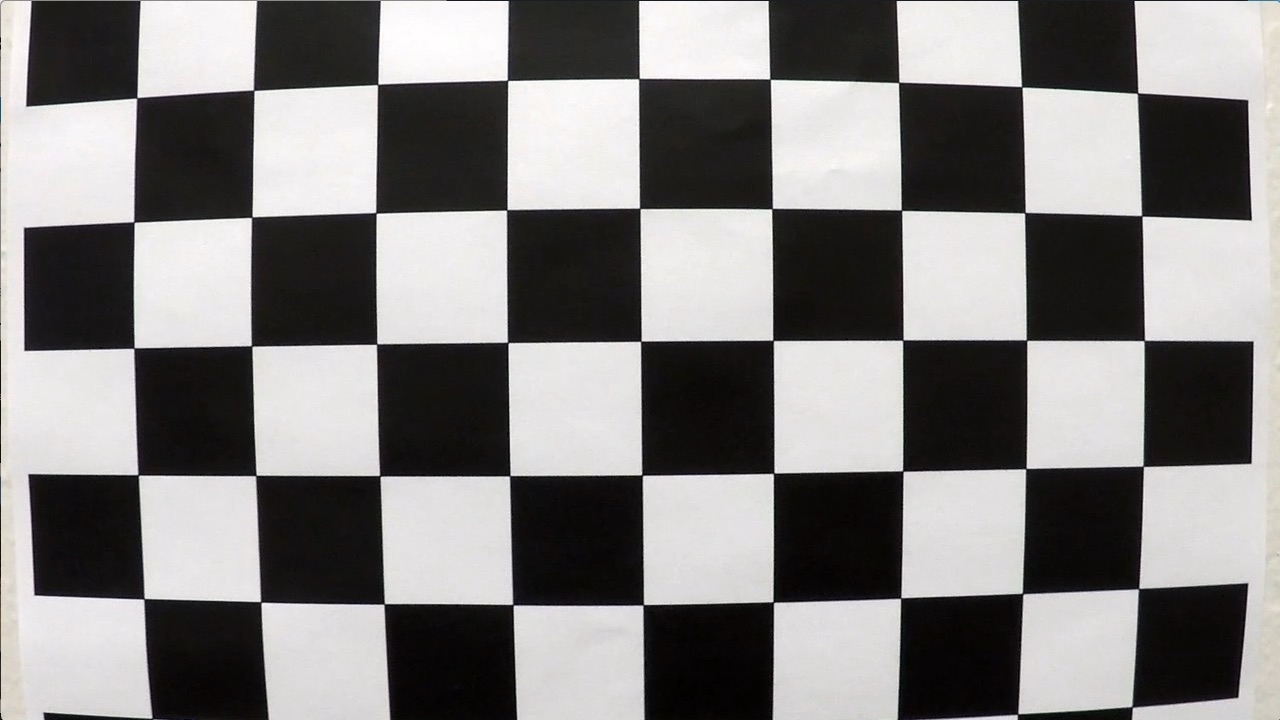
#> input picture sdc/project_4/cnd-all/camera_cal/calibration1.jpg, 1280 x 720 px; its folder holds 4 pictures in this run
$ jupyter execute camera_calibration.ipynb   (shell and % lines are left out)   (older library calls are emulated)
#> lines starting #> are read from the running program, lines starting #| are printed output that depends on the picture; after the words box and inside, x2 and y2 are one past the last pixel; in counts of white or black regions, pixels touching at a corner belong together
[cell 1]
import pickle
import cv2
import numpy as np
import matplotlib.pyplot as plt
import matplotlib.image as mpimg
import seaborn as sns
from scipy.misc import imread, imresize
import glob

[cell 2]
sns.set_context("poster")

[cell 3]
# termination criteria
criteria = (cv2.TERM_CRITERIA_EPS + cv2.TERM_CRITERIA_MAX_ITER, 30, 0.001)
path = "camera_cal"
from os import listdir
from os.path import isfile, join
images = sorted(["{}/{}".format(path, f) for f in listdir(path) if isfile(join(path, f))])

[cell 4]
plt.imshow(imread(images[0]))

[cell 5]
nx = 9 # the number of inside corners in x
ny = 6 # the number of inside corners in y

[cell 6]
# prepare object points, like (0,0,0), (1,0,0), (2,0,0) ....,(6,5,0)
objp = np.zeros((nx*ny,3), np.float32)
objp[:,:2] = np.mgrid[0:nx,0:ny].T.reshape(-1,2)

# Arrays to store object points and image points from all the images.
objpoints = [] # 3d point in real world space
imgpoints = [] # 2d points in image plane.

for i, fname in enumerate(images):
    print('processing', i, fname)
    img = imread(fname)
#> img is the input picture: shape (720, 1280, 3); mean R, G, B 130.1, 128.4, 127.8
    gray = cv2.cvtColor(img, cv2.COLOR_BGR2GRAY)
    ret, corners = cv2.findChessboardCorners(gray, (nx, ny), None)
#> ret = False; corners = None
    img = cv2.drawChessboardCorners(img, (nx, ny), corners, True)

    if ret:
        print('FOUND corners!')
        objpoints.append(objp)

        corners2 = cv2.cornerSubPix(gray,corners,(11,11),(-1,-1),criteria)
        imgpoints.append(corners2)
#> pass 2 of the loop `for i, fname in enumerate(images):`:
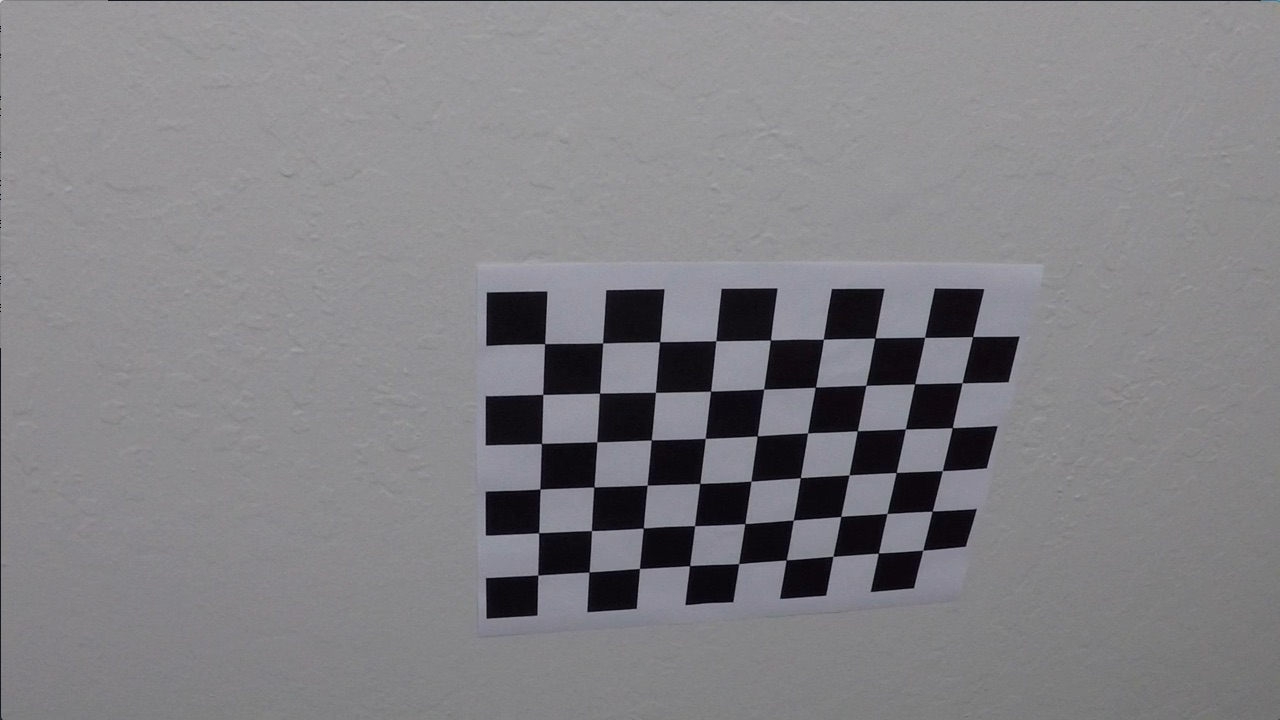
#> input picture sdc/project_4/cnd-all/camera_cal/calibration10.jpg, 1280 x 720 px
#> img is the input picture: shape (720, 1280, 3); mean R, G, B 130.2, 129.4, 133.1
#> ret = True; corners = 54 rows, first 8: [544.7, 343.6], [602.6, 342.9], [659.6, 341.7], [716, 340.7], [770.5, 340], [823.4, 339.2], [874.8, 338.1], [924.6, 337.3]
#> `img = cv2.drawChessboardCorners(img, (nx, ny), corners, True)`:
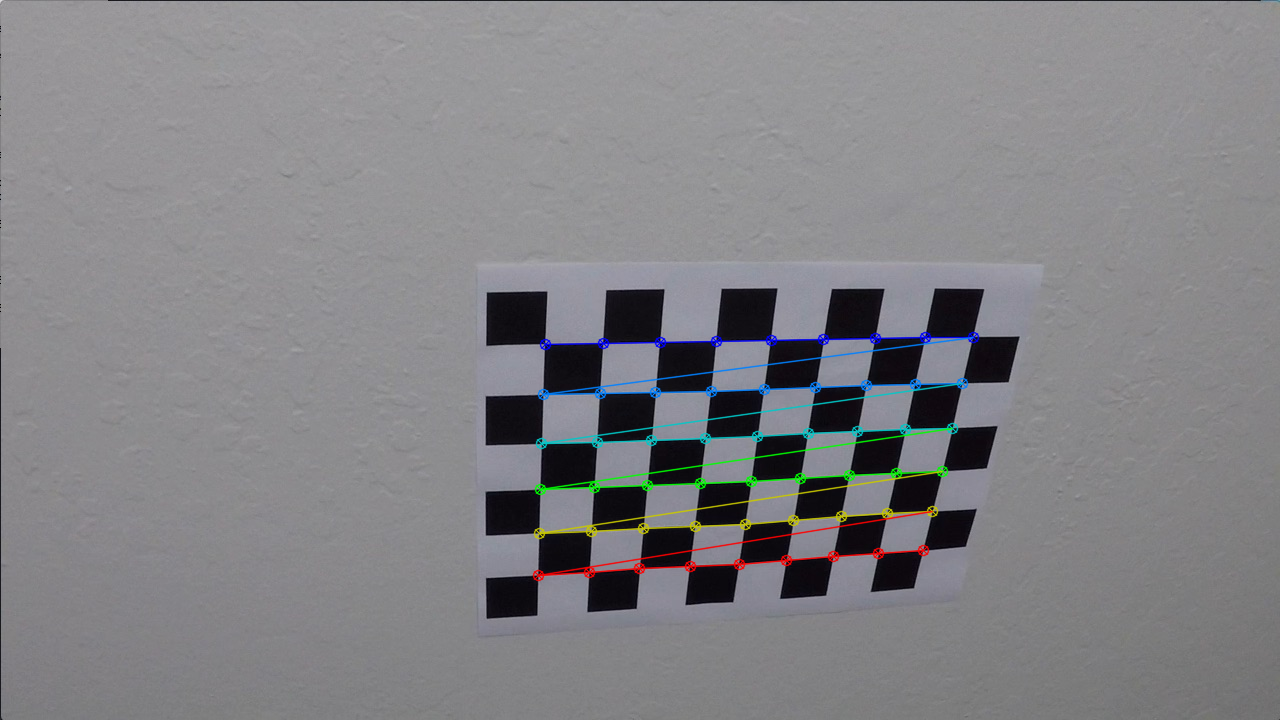
#> img: shape (720, 1280, 3); 1.92% of pixels changed, all inside (x1, y1, x2, y2) = (532, 331, 980, 582)
#> corners2 = 54 rows, first 8: [544.6, 343.6], [602.6, 342.9], [659.6, 341.7], [715.8, 340.7], [770.4, 339.9], [823.4, 339.3], [874.9, 337.9], [924.6, 337.3]
#> pass 3 of the loop `for i, fname in enumerate(images):`:
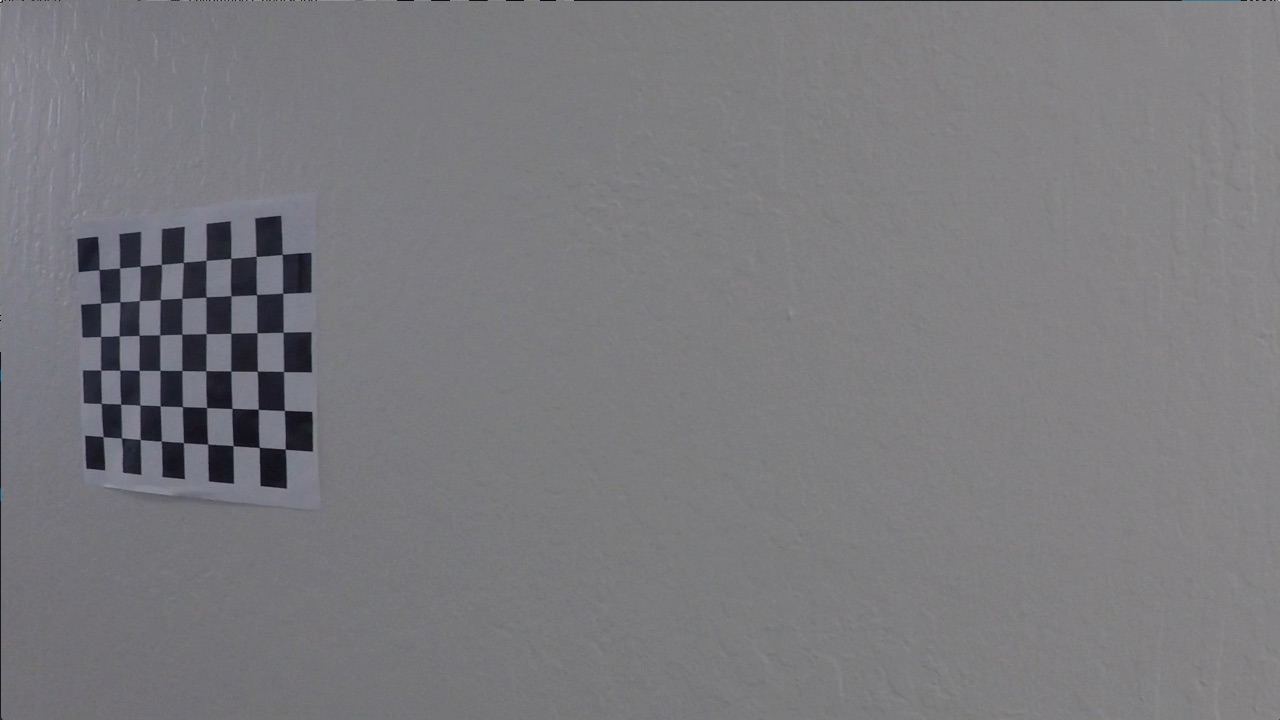
#> input picture sdc/project_4/cnd-all/camera_cal/calibration11.jpg, 1280 x 720 px
#> img is the input picture: shape (720, 1280, 3); mean R, G, B 122.2, 121.7, 125.2
#> corners = 54 rows, first 8: [99.23, 269.6], [119.6, 268], [140.1, 266.1], [161.3, 264.5], [183.3, 262.5], [206.1, 260.3], [230.7, 258.2], [256.2, 256.3]
#> `img = cv2.drawChessboardCorners(img, (nx, ny), corners, True)`:
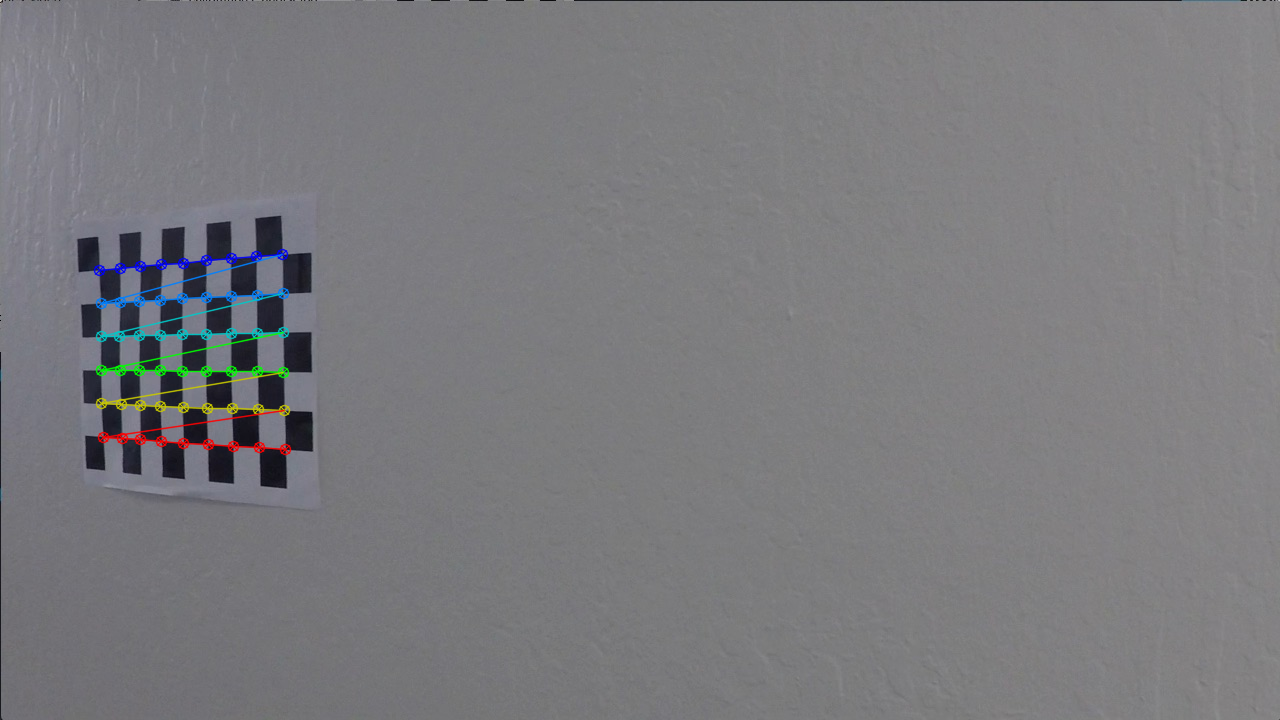
#> img: shape (720, 1280, 3); 1.11% of pixels changed, all inside (x1, y1, x2, y2) = (93, 248, 292, 456)
#> corners2 = 54 rows, first 8: [99.05, 269.6], [119.5, 268.1], [140.1, 266.2], [161.4, 264.4], [183.4, 262.4], [205.9, 260.3], [230.8, 258.4], [256.2, 256.4]
#> the loop made 4 passes; the first 3 are shown

[cell 7]
ret, mtx, dist, rvecs, tvecs = cv2.calibrateCamera(objpoints, imgpoints, gray.shape[0:2],None,None)

[cell 8]
img = imread(images[0])
h,  w = img.shape[:2]
#> h = 720; w = 1280
newcameramtx, roi=cv2.getOptimalNewCameraMatrix(mtx,dist,(w,h),0,(w,h))

plt.subplot(1,3,1)
plt.imshow(img)

plt.subplot(1,3,2)
undistort = cv2.undistort(img, mtx, dist, None, newcameramtx)
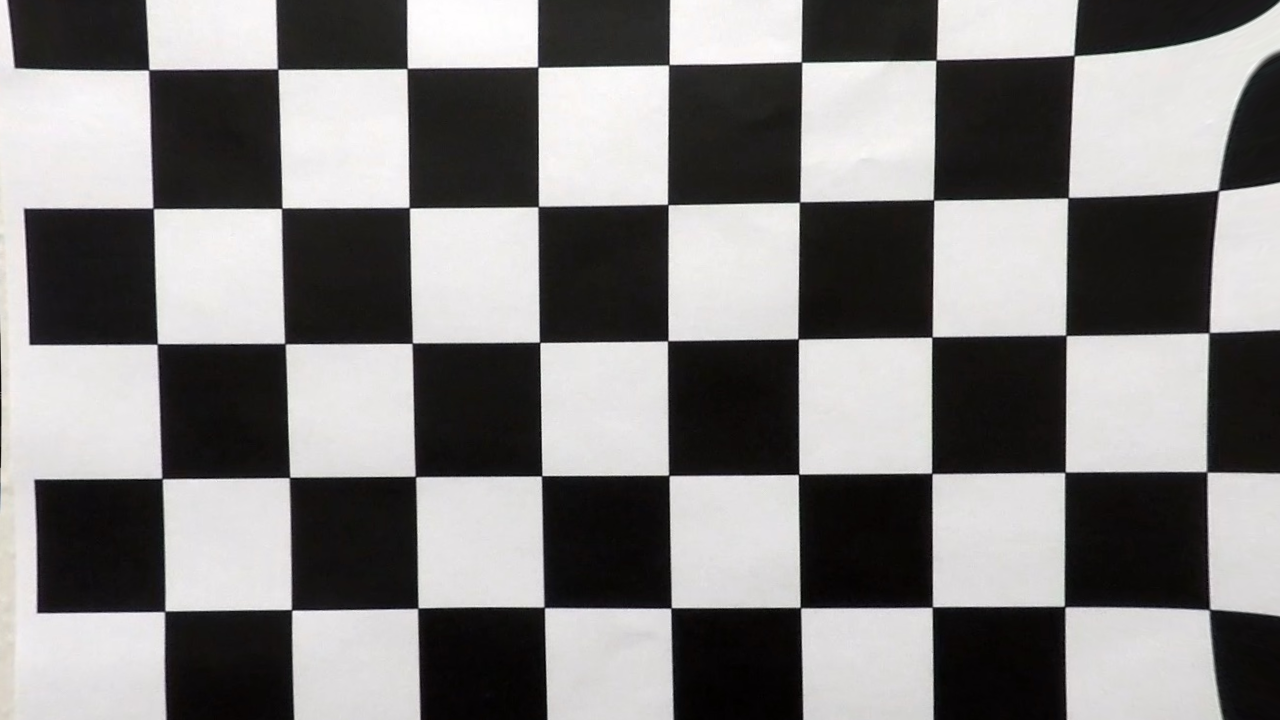
#> undistort: shape (720, 1280, 3); mean R, G, B 129.1, 127.4, 127
plt.imshow(undistort)

plt.subplot(1,3,3)
undistort = cv2.undistort(img, mtx, dist, None, mtx)
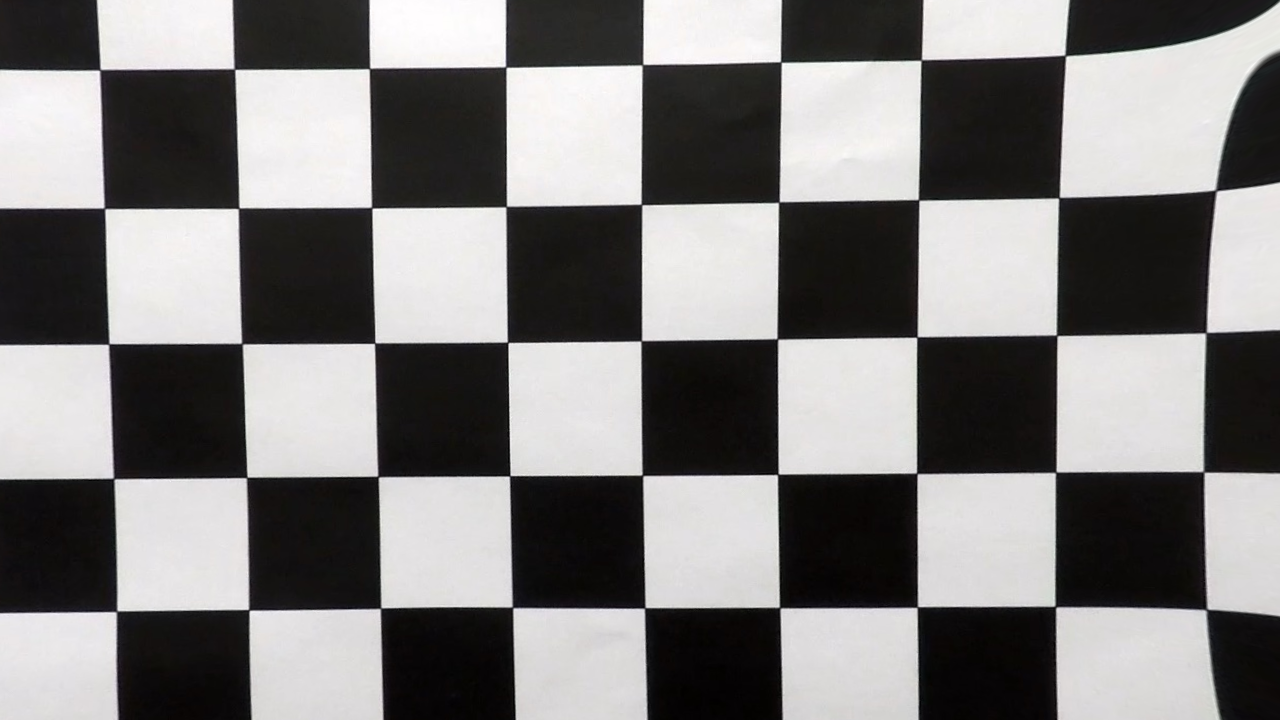
#> undistort: shape (720, 1280, 3); mean R, G, B 126.6, 125, 124.6
plt.imshow(undistort)
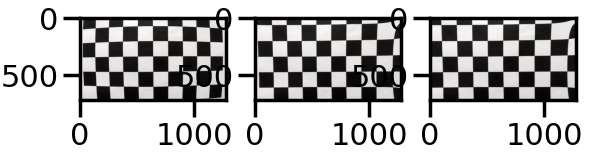
#> figure drawn by matplotlib, 3 panels
